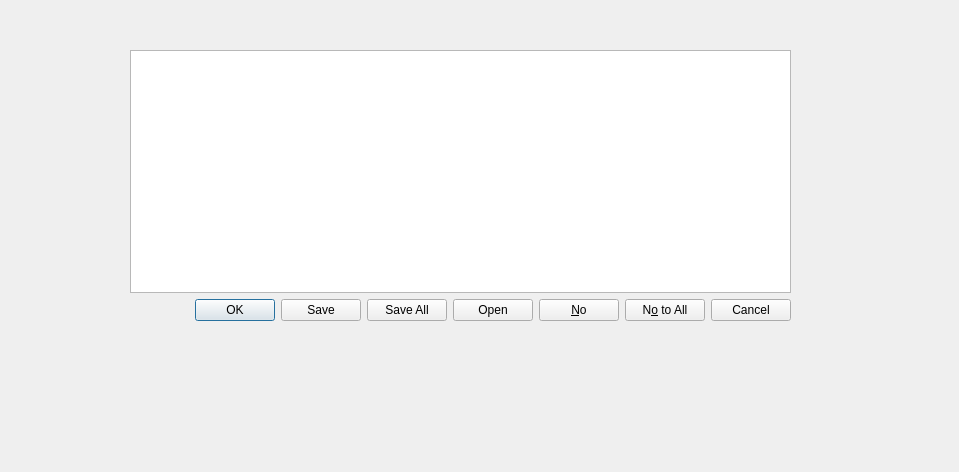
<?xml version="1.0" encoding="UTF-8"?>
<ui version="4.0">
 <class>InfoDialog</class>
 <widget class="QDialog" name="InfoDialog">
  <property name="geometry">
   <rect>
    <x>0</x>
    <y>0</y>
    <width>959</width>
    <height>472</height>
   </rect>
  </property>
  <property name="windowTitle">
   <string>Dialog</string>
  </property>
  <widget class="QWidget" name="">
   <property name="geometry">
    <rect>
     <x>130</x>
     <y>50</y>
     <width>661</width>
     <height>271</height>
    </rect>
   </property>
   <layout class="QVBoxLayout" name="verticalLayout">
    <item>
     <widget class="QTextEdit" name="textEdit"/>
    </item>
    <item>
     <widget class="QDialogButtonBox" name="buttonBox">
      <property name="standardButtons">
       <set>QDialogButtonBox::Cancel|QDialogButtonBox::No|QDialogButtonBox::NoToAll|QDialogButtonBox::Ok|QDialogButtonBox::Open|QDialogButtonBox::Save|QDialogButtonBox::SaveAll</set>
      </property>
     </widget>
    </item>
   </layout>
  </widget>
 </widget>
 <resources/>
 <connections/>
</ui>
